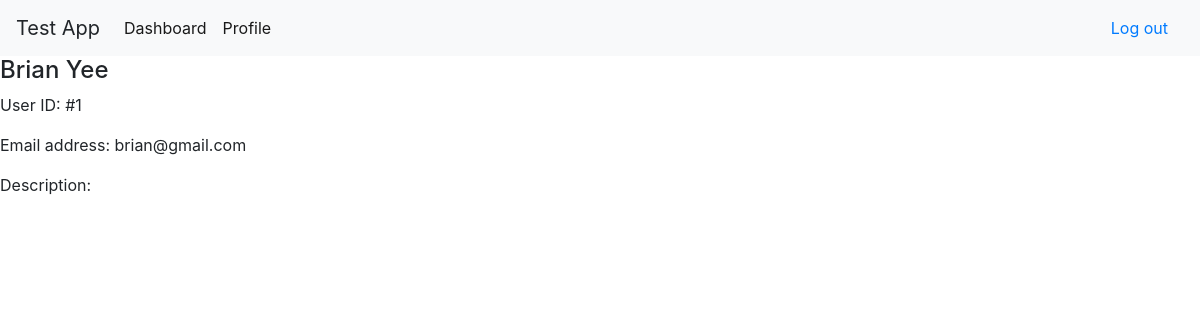
/users/show/1 (signed in), run on an earlier commit of the app's database.
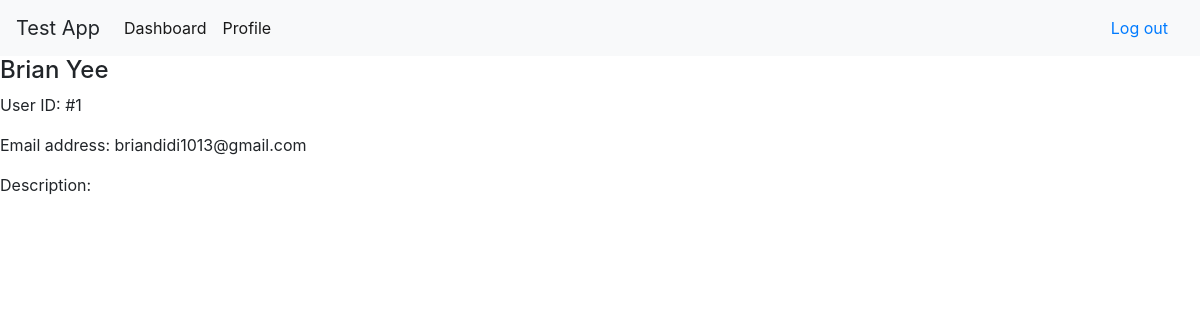
And on a later commit of the database.
### user/models.py (models this page shows)
class User(models.Model):
    user_level = models.IntegerField()
    email = models.CharField(max_length=255)
    first_name = models.CharField(max_length=50)
    last_name = models.CharField(max_length=50)
    password = models.CharField(max_length=60)
    description = models.TextField()
    created_at = models.DateTimeField(auto_now_add=True)
    updated_at = models.DateTimeField(auto_now=True)
    objects = UserManager()

### user/views.py (the view)
# urls.py: path('users/show/<int:user_id>', views.show),
def show(request, user_id):
    user = User.objects.get(id=user_id)
    account = User.objects.get(id=request.session['user_id'])
    context = {
        'user': user,
        'account': account,
    }
    return render(request, 'profile.html', context)

### user/templates/profile.html (shortened to what this page needs)
<!DOCTYPE html>
<html>
    <head>
        <link rel="stylesheet" href="https://stackpath.bootstrapcdn.com/bootstrap/4.3.1/css/bootstrap.min.css">
    </head>
    <body>
        <nav class="navbar navbar-expand-lg navbar-light bg-light">
            <a class="navbar-brand" >Test App</a>
            <div class="collapse navbar-collapse" id="navbarSupportedContent">
                <ul class="navbar-nav mr-auto">
                    <li class="nav-item active">
                        <a class="nav-link" href="/check_admin">Dashboard <span class="sr-only">(current)</span></a>
                    </li>
                    <li class="nav-item active">
                        <a class="nav-link" href="/users/edit">Profile <span class="sr-only">(current)</span></a>
                    </li>
                </ul>
                <form class="form-inline my-2 my-lg-0">
                    <a class="nav-link" href="/logout"> Log out <span class="sr-only">(current)</span></a>
                </form>
            </div>
        </nav>
        <h4>{{user.first_name}} {{user.last_name}}</h4>
        <p>User ID: #{{user.id}}</p>
        <p>Email address: {{user.email}}</p>
        <p>Description: {{user.description}}</p>
    </body>
</html>

What changed in the data, as far as the page shows it:
changed User "Brian": email "brian@gmail.com" → "briandidi1013@gmail.com"
